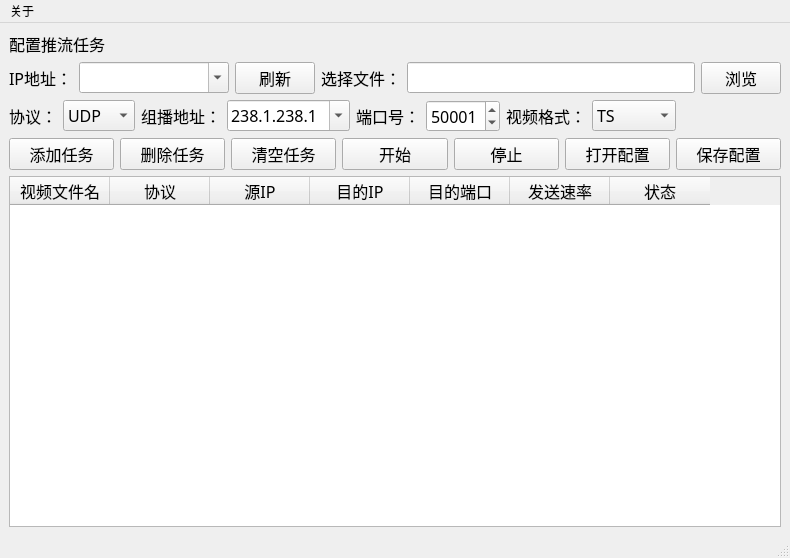
<?xml version="1.0" encoding="UTF-8"?>
<ui version="4.0">
 <class>MainWindow</class>
 <widget class="QMainWindow" name="MainWindow">
  <property name="geometry">
   <rect>
    <x>0</x>
    <y>0</y>
    <width>790</width>
    <height>558</height>
   </rect>
  </property>
  <property name="maximumSize">
   <size>
    <width>16777215</width>
    <height>16777215</height>
   </size>
  </property>
  <property name="windowTitle">
   <string>Push Video Stream</string>
  </property>
  <property name="animated">
   <bool>true</bool>
  </property>
  <widget class="QWidget" name="centralwidget">
   <layout class="QGridLayout" name="gridLayout">
    <item row="0" column="0">
     <layout class="QVBoxLayout" name="verticalLayout">
      <item>
       <widget class="QLabel" name="label_2">
        <property name="font">
         <font>
          <family>微软雅黑</family>
          <pointsize>12</pointsize>
         </font>
        </property>
        <property name="text">
         <string>配置推流任务</string>
        </property>
       </widget>
      </item>
      <item>
       <layout class="QHBoxLayout" name="horizontalLayout_7">
        <item>
         <layout class="QHBoxLayout" name="horizontalLayout">
          <item>
           <widget class="QLabel" name="label">
            <property name="font">
             <font>
              <family>微软雅黑</family>
              <pointsize>12</pointsize>
             </font>
            </property>
            <property name="text">
             <string>IP地址：</string>
            </property>
           </widget>
          </item>
          <item>
           <widget class="QComboBox" name="comboBox_ip">
            <property name="minimumSize">
             <size>
              <width>150</width>
              <height>0</height>
             </size>
            </property>
            <property name="font">
             <font>
              <family>微软雅黑</family>
              <pointsize>12</pointsize>
             </font>
            </property>
            <property name="editable">
             <bool>true</bool>
            </property>
           </widget>
          </item>
          <item>
           <widget class="QPushButton" name="pushButton_refresh">
            <property name="font">
             <font>
              <family>微软雅黑</family>
              <pointsize>12</pointsize>
             </font>
            </property>
            <property name="text">
             <string>刷新</string>
            </property>
           </widget>
          </item>
         </layout>
        </item>
        <item>
         <layout class="QHBoxLayout" name="horizontalLayout_5">
          <item>
           <widget class="QLabel" name="label_7">
            <property name="font">
             <font>
              <family>微软雅黑</family>
              <pointsize>12</pointsize>
             </font>
            </property>
            <property name="text">
             <string>选择文件：</string>
            </property>
           </widget>
          </item>
          <item>
           <widget class="QLineEdit" name="lineEdit_filePath">
            <property name="font">
             <font>
              <family>微软雅黑</family>
              <pointsize>12</pointsize>
             </font>
            </property>
            <property name="text">
             <string/>
            </property>
           </widget>
          </item>
          <item>
           <widget class="QPushButton" name="pushButton_openPath">
            <property name="font">
             <font>
              <family>微软雅黑</family>
              <pointsize>12</pointsize>
             </font>
            </property>
            <property name="text">
             <string>浏览</string>
            </property>
           </widget>
          </item>
         </layout>
        </item>
       </layout>
      </item>
      <item>
       <layout class="QHBoxLayout" name="horizontalLayout_4">
        <item>
         <widget class="QLabel" name="label_3">
          <property name="font">
           <font>
            <family>微软雅黑</family>
            <pointsize>12</pointsize>
           </font>
          </property>
          <property name="text">
           <string>协议：</string>
          </property>
         </widget>
        </item>
        <item>
         <widget class="QComboBox" name="comboBox_protocol">
          <property name="font">
           <font>
            <family>微软雅黑</family>
            <pointsize>12</pointsize>
           </font>
          </property>
          <item>
           <property name="text">
            <string>UDP</string>
           </property>
          </item>
          <item>
           <property name="text">
            <string>RTP</string>
           </property>
          </item>
          <item>
           <property name="text">
            <string>RTMP</string>
           </property>
          </item>
         </widget>
        </item>
        <item>
         <widget class="QLabel" name="label_4">
          <property name="font">
           <font>
            <family>微软雅黑</family>
            <pointsize>12</pointsize>
           </font>
          </property>
          <property name="text">
           <string>组播地址：</string>
          </property>
         </widget>
        </item>
        <item>
         <widget class="QComboBox" name="comboBox_multiIp">
          <property name="font">
           <font>
            <family>微软雅黑</family>
            <pointsize>12</pointsize>
           </font>
          </property>
          <property name="editable">
           <bool>true</bool>
          </property>
          <item>
           <property name="text">
            <string>238.1.238.1</string>
           </property>
          </item>
          <item>
           <property name="text">
            <string>238.1.238.2</string>
           </property>
          </item>
          <item>
           <property name="text">
            <string>238.1.238.3</string>
           </property>
          </item>
          <item>
           <property name="text">
            <string>238.1.238.4</string>
           </property>
          </item>
          <item>
           <property name="text">
            <string>238.1.238.5</string>
           </property>
          </item>
          <item>
           <property name="text">
            <string>238.1.238.6</string>
           </property>
          </item>
          <item>
           <property name="text">
            <string>238.1.238.7</string>
           </property>
          </item>
          <item>
           <property name="text">
            <string>238.1.238.8</string>
           </property>
          </item>
          <item>
           <property name="text">
            <string>238.1.238.9</string>
           </property>
          </item>
          <item>
           <property name="text">
            <string>238.1.238.10</string>
           </property>
          </item>
          <item>
           <property name="text">
            <string>238.1.238.11</string>
           </property>
          </item>
          <item>
           <property name="text">
            <string>238.1.238.12</string>
           </property>
          </item>
          <item>
           <property name="text">
            <string>238.1.238.51</string>
           </property>
          </item>
          <item>
           <property name="text">
            <string>238.1.238.52</string>
           </property>
          </item>
          <item>
           <property name="text">
            <string>238.1.238.53</string>
           </property>
          </item>
          <item>
           <property name="text">
            <string>238.1.238.54</string>
           </property>
          </item>
         </widget>
        </item>
        <item>
         <widget class="QLabel" name="label_5">
          <property name="font">
           <font>
            <family>微软雅黑</family>
            <pointsize>12</pointsize>
           </font>
          </property>
          <property name="text">
           <string>端口号：</string>
          </property>
         </widget>
        </item>
        <item>
         <widget class="QSpinBox" name="spinBox_port">
          <property name="font">
           <font>
            <family>微软雅黑</family>
            <pointsize>12</pointsize>
           </font>
          </property>
          <property name="minimum">
           <number>1000</number>
          </property>
          <property name="maximum">
           <number>65535</number>
          </property>
          <property name="value">
           <number>50001</number>
          </property>
         </widget>
        </item>
        <item>
         <widget class="QLabel" name="label_6">
          <property name="font">
           <font>
            <family>微软雅黑</family>
            <pointsize>12</pointsize>
           </font>
          </property>
          <property name="text">
           <string>视频格式：</string>
          </property>
         </widget>
        </item>
        <item>
         <widget class="QComboBox" name="comboBox_videoFormat">
          <property name="font">
           <font>
            <family>微软雅黑</family>
            <pointsize>12</pointsize>
           </font>
          </property>
          <item>
           <property name="text">
            <string>TS</string>
           </property>
          </item>
          <item>
           <property name="text">
            <string>MPEG4</string>
           </property>
          </item>
          <item>
           <property name="text">
            <string>MKV</string>
           </property>
          </item>
         </widget>
        </item>
        <item>
         <spacer name="horizontalSpacer_4">
          <property name="orientation">
           <enum>Qt::Horizontal</enum>
          </property>
          <property name="sizeHint" stdset="0">
           <size>
            <width>40</width>
            <height>20</height>
           </size>
          </property>
         </spacer>
        </item>
       </layout>
      </item>
      <item>
       <layout class="QHBoxLayout" name="horizontalLayout_2">
        <item>
         <widget class="QPushButton" name="pushButton_add">
          <property name="font">
           <font>
            <family>微软雅黑</family>
            <pointsize>12</pointsize>
           </font>
          </property>
          <property name="text">
           <string>添加任务</string>
          </property>
         </widget>
        </item>
        <item>
         <widget class="QPushButton" name="pushButton_del">
          <property name="font">
           <font>
            <family>微软雅黑</family>
            <pointsize>12</pointsize>
           </font>
          </property>
          <property name="text">
           <string>删除任务</string>
          </property>
         </widget>
        </item>
        <item>
         <widget class="QPushButton" name="pushButton_clear">
          <property name="font">
           <font>
            <family>微软雅黑</family>
            <pointsize>12</pointsize>
           </font>
          </property>
          <property name="text">
           <string>清空任务</string>
          </property>
         </widget>
        </item>
        <item>
         <widget class="QPushButton" name="pushButton_start">
          <property name="font">
           <font>
            <family>微软雅黑</family>
            <pointsize>12</pointsize>
           </font>
          </property>
          <property name="text">
           <string>开始</string>
          </property>
         </widget>
        </item>
        <item>
         <widget class="QPushButton" name="pushButton_stop">
          <property name="font">
           <font>
            <family>微软雅黑</family>
            <pointsize>12</pointsize>
           </font>
          </property>
          <property name="text">
           <string>停止</string>
          </property>
         </widget>
        </item>
        <item>
         <widget class="QPushButton" name="pushButton_open">
          <property name="font">
           <font>
            <family>微软雅黑</family>
            <pointsize>12</pointsize>
           </font>
          </property>
          <property name="text">
           <string>打开配置</string>
          </property>
         </widget>
        </item>
        <item>
         <widget class="QPushButton" name="pushButton_save">
          <property name="font">
           <font>
            <family>微软雅黑</family>
            <pointsize>12</pointsize>
           </font>
          </property>
          <property name="text">
           <string>保存配置</string>
          </property>
         </widget>
        </item>
       </layout>
      </item>
      <item>
       <widget class="QTableWidget" name="tableWidget">
        <property name="editTriggers">
         <set>QAbstractItemView::NoEditTriggers</set>
        </property>
        <column>
         <property name="text">
          <string>视频文件名</string>
         </property>
         <property name="font">
          <font>
           <family>微软雅黑</family>
           <pointsize>12</pointsize>
          </font>
         </property>
        </column>
        <column>
         <property name="text">
          <string>协议</string>
         </property>
         <property name="font">
          <font>
           <family>微软雅黑</family>
           <pointsize>12</pointsize>
          </font>
         </property>
        </column>
        <column>
         <property name="text">
          <string>源IP</string>
         </property>
         <property name="font">
          <font>
           <family>微软雅黑</family>
           <pointsize>12</pointsize>
          </font>
         </property>
        </column>
        <column>
         <property name="text">
          <string>目的IP</string>
         </property>
         <property name="font">
          <font>
           <family>微软雅黑</family>
           <pointsize>12</pointsize>
          </font>
         </property>
        </column>
        <column>
         <property name="text">
          <string>目的端口</string>
         </property>
         <property name="font">
          <font>
           <family>微软雅黑</family>
           <pointsize>12</pointsize>
          </font>
         </property>
        </column>
        <column>
         <property name="text">
          <string>发送速率</string>
         </property>
         <property name="font">
          <font>
           <family>微软雅黑</family>
           <pointsize>12</pointsize>
          </font>
         </property>
        </column>
        <column>
         <property name="text">
          <string>状态</string>
         </property>
         <property name="font">
          <font>
           <family>微软雅黑</family>
           <pointsize>12</pointsize>
          </font>
         </property>
        </column>
       </widget>
      </item>
     </layout>
    </item>
   </layout>
   <zorder></zorder>
  </widget>
  <widget class="QStatusBar" name="statusbar"/>
  <widget class="QMenuBar" name="menuBar">
   <property name="geometry">
    <rect>
     <x>0</x>
     <y>0</y>
     <width>790</width>
     <height>21</height>
    </rect>
   </property>
   <widget class="QMenu" name="menu">
    <property name="title">
     <string>关于</string>
    </property>
   </widget>
   <addaction name="menu"/>
  </widget>
 </widget>
 <resources/>
 <connections/>
</ui>
